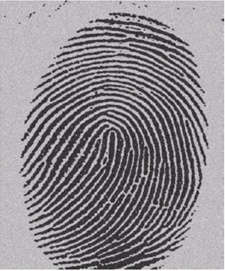
#> input picture Code/Images/fingerprint.jpg, 225 x 271 px
$ jupyter execute intro.ipynb
#> lines starting #> are read from the running program, lines starting #| are printed output that depends on the picture; after the words box and inside, x2 and y2 are one past the last pixel; in counts of white or black regions, pixels touching at a corner belong together
[cell 1]
import numpy as np
import matplotlib.pyplot as plt
from PIL import Image
import cv2

[cell 2]
# create a grayscale image out of a matrix
img_matrix = np.random.randint(0, 255, (5, 5), dtype=np.uint8)
print(img_matrix)
img = Image.fromarray(img_matrix, 'L')

# show with matplotlib
plt.imshow(img, cmap='gray', vmin=0, vmax=255)
plt.show()
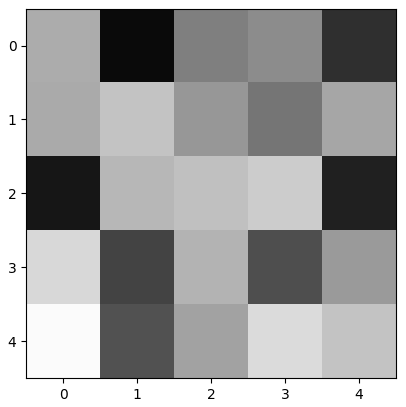
#> figure drawn by matplotlib, 1 panel

## Thresholding

[cell 3]
# load an image into a matrix
path = "../Images/fingerprint.jpg"
img = cv2.imread(path, 0)
#> img: shape (271, 225); min 9, max 255, mean 139.2

# resize the image to 200x200
img = cv2.resize(img, (200, 200))
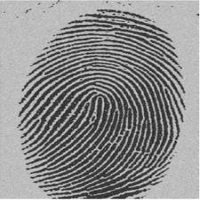
#> img: shape (200, 200); min 22, max 254, mean 139.2
print(img)
#> (printed output is left out)

# display the image
plt.imshow(img, cmap='gray', vmin=0, vmax=255)
plt.show()

[cell 4]
# threshold the image
# if the pixel value is greater than the threshold value, it is assigned one value (may be white), else it is assigned another value (may be black).
def threshold(img, thresh):
    # change the value of the matrix to 255 where the matrix value is greater than thresh
#> called with thresh = 127
    thresh_img = (img > thresh) * 255
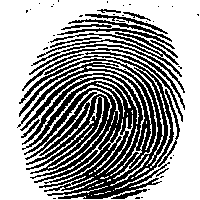
#> thresh_img: shape (200, 200) int64; 61.4% white; 45 black regions (29 under 20 px), largest, box (x1, y1, x2, y2) and area: (17, 55, 174, 199) 11725, (37, 32, 182, 77) 754, (57, 19, 175, 49) 588
    return thresh_img

# change thresh value to see the effect
thresh = 127
thresh_img = threshold(img, thresh)

# display the image
plt.imshow(thresh_img, cmap='gray', vmin=0, vmax=255)
plt.show()

# De-noising

[cell 5]
# load an image into a matrix
path = "../Images/noisy_image.jpg"
img = cv2.imread(path, 0)
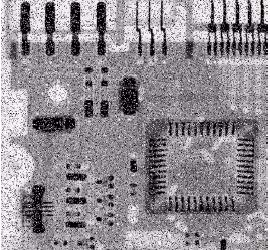
#> input picture Code/Images/noisy_image.jpg, 270 x 250 px
#> img: shape (250, 270); min 0, max 255, mean 141.7

# resize the image to 200x200
img = cv2.resize(img, (200, 200))
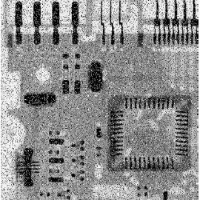
#> img: shape (200, 200); min 0, max 255, mean 141.6
print(img)
#> (printed output is left out)

# display the image
plt.imshow(img, cmap='gray', vmin=0, vmax=255)
plt.show()

[cell 6]
# Replace each pixel’s value by the median of its neighbors
def denoise(img):
    for i in range(img.shape[0]):
        for j in range(img.shape[1]):
            neighbors = []
            dx = [-1, 0, 1]
            dy = [-1, 0, 1]
            for x in dx:
                for y in dy:
                    if x == 0 and y == 0:
                        continue
                    elif i+x >= 0 and i+x < img.shape[0] and j+y >= 0 and j+y < img.shape[1]:
                        neighbors.append(img[i+x][j+y])
            median = np.median(neighbors)
            img[i][j] = median
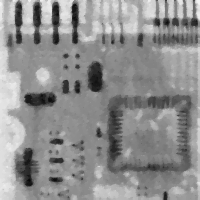
#> img: shape (200, 200); min 6, max 242, mean 142.8
    return img

denoised_img = denoise(img)

# display the image
plt.imshow(denoised_img, cmap='gray', vmin=0, vmax=255)
plt.show()
